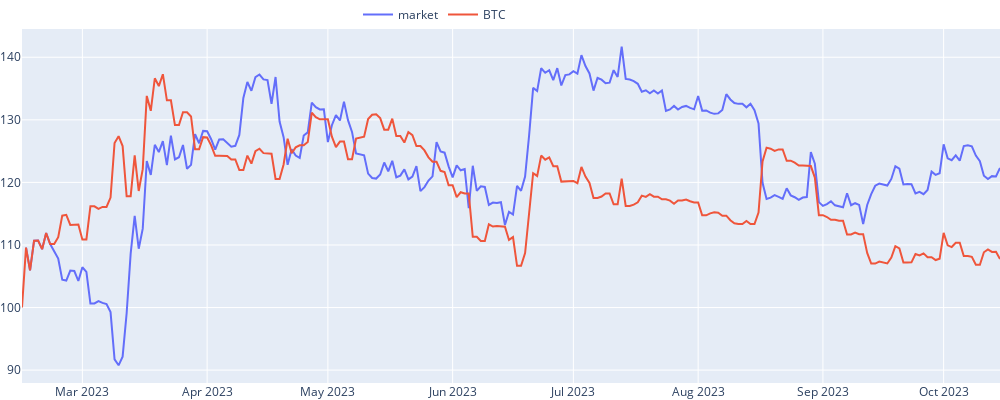
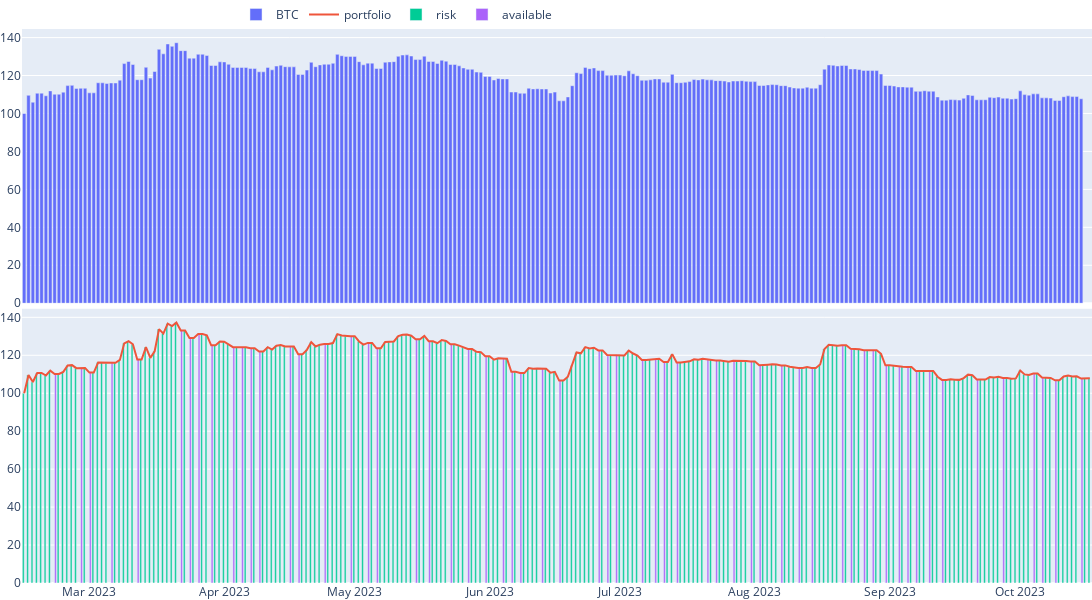
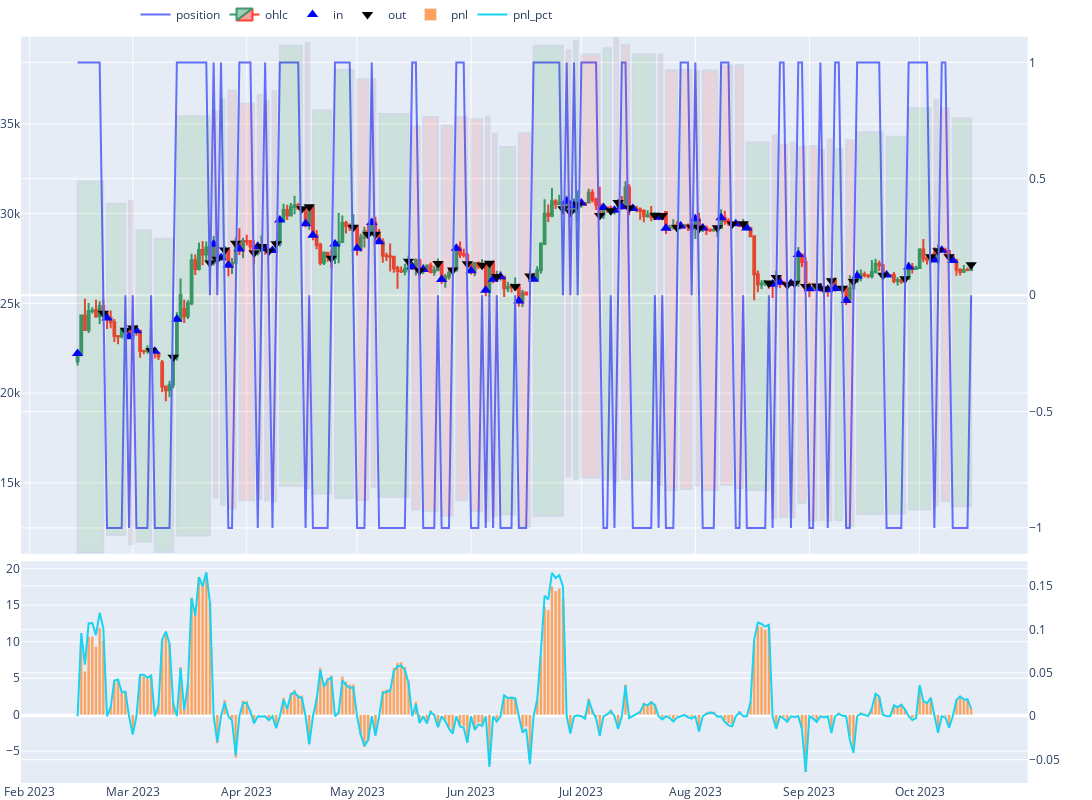
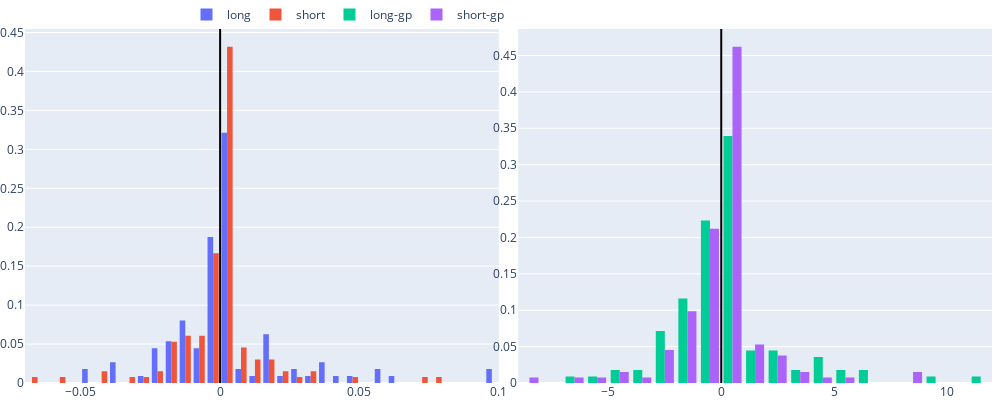

The notebook cell saved with these charts, in order:
### Code cell
agent_1.get_report()

### Figure 1 — Plotly figure (JSON) as saved in the notebook; plotly's stock layout.template omitted (floating-point values rounded to 4 significant figures; data arrays with more than 128 entries replaced by an {"elided": "..."} marker saying what was removed)
{"data": [{"name": "market", "type": "scatter", "x": {"elided": "244 str values"}, "y": {"elided": "244 float values"}}, {"name": "BTC", "type": "scatter", "x": {"elided": "244 str values"}, "y": {"elided": "244 float values"}}], "layout": {"height": 400, "legend": {"orientation": "h", "x": 0.5, "xanchor": "right", "y": 1, "yanchor": "bottom"}, "margin": {"b": 0, "l": 10, "r": 0, "t": 0}, "width": 1000}}

### Figure 2 — Plotly figure (JSON) as saved in the notebook; plotly's stock layout.template omitted (floating-point values rounded to 4 significant figures; data arrays with more than 128 entries replaced by an {"elided": "..."} marker saying what was removed)
{"data": [{"name": "BTC", "type": "bar", "x": {"elided": "244 str values"}, "xaxis": "x", "y": {"elided": "244 float values"}, "yaxis": "y"}, {"name": "portfolio", "type": "scatter", "x": {"elided": "246 str values"}, "xaxis": "x2", "y": {"elided": "246 float values"}, "yaxis": "y2"}, {"name": "risk", "type": "bar", "x": {"elided": "246 str values"}, "xaxis": "x2", "y": {"elided": "246 float values"}, "yaxis": "y2"}, {"name": "available", "type": "bar", "x": {"elided": "246 str values"}, "xaxis": "x2", "y": {"elided": "246 float values"}, "yaxis": "y2"}], "layout": {"height": 600, "legend": {"orientation": "h", "x": 0.5, "xanchor": "right", "y": 1, "yanchor": "bottom"}, "margin": {"b": 0, "l": 10, "r": 0, "t": 0}, "width": 1200, "xaxis": {"anchor": "y", "domain": [0, 1], "matches": "x2", "showticklabels": false}, "xaxis2": {"anchor": "y2", "domain": [0, 1]}, "yaxis": {"anchor": "x", "domain": [0.505, 1]}, "yaxis2": {"anchor": "x2", "domain": [0, 0.495]}}}

### Figure 3 — Plotly figure (JSON) as saved in the notebook; plotly's stock layout.template omitted (floating-point values rounded to 4 significant figures; data arrays with more than 128 entries replaced by an {"elided": "..."} marker saying what was removed)
{"data": [{"name": "position", "type": "scatter", "x": {"elided": "244 str values"}, "xaxis": "x2", "y": {"elided": "244 int values"}, "yaxis": "y4"}, {"close": {"elided": "244 float values"}, "high": {"elided": "244 float values"}, "low": {"elided": "244 float values"}, "name": "ohlc", "open": {"elided": "244 float values"}, "type": "candlestick", "x": {"elided": "244 str values"}, "xaxis": "x2", "yaxis": "y3"}, {"marker": {"color": "blue", "size": 10, "symbol": 5}, "mode": "markers", "name": "in", "type": "scatter", "x": ["2023-02-14T00:00:00", "2023-02-22T00:00:00", "2023-02-28T00:00:00", "2023-03-02T00:00:00", "2023-03-07T00:00:00", "2023-03-13T00:00:00", "2023-03-23T00:00:00", "2023-03-25T00:00:00", "2023-03-27T00:00:00", "2023-03-30T00:00:00", "2023-04-04T00:00:00", "2023-04-06T00:00:00", "2023-04-08T00:00:00", "2023-04-10T00:00:00", "2023-04-17T00:00:00", "2023-04-19T00:00:00", "2023-04-25T00:00:00", "2023-05-01T00:00:00", "2023-05-05T00:00:00", "2023-05-07T00:00:00", "2023-05-16T00:00:00", "2023-05-19T00:00:00", "2023-05-24T00:00:00", "2023-05-28T00:00:00", "2023-06-01T00:00:00", "2023-06-05T00:00:00", "2023-06-07T00:00:00", "2023-06-09T00:00:00", "2023-06-14T00:00:00", "2023-06-18T00:00:00", "2023-06-27T00:00:00", "2023-06-29T00:00:00", "2023-07-01T00:00:00", "2023-07-07T00:00:00", "2023-07-10T00:00:00", "2023-07-12T00:00:00", "2023-07-15T00:00:00", "2023-07-22T00:00:00", "2023-07-24T00:00:00", "2023-07-28T00:00:00", "2023-08-01T00:00:00", "2023-08-03T00:00:00", "2023-08-08T00:00:00", "2023-08-12T00:00:00", "2023-08-15T00:00:00", "2023-08-22T00:00:00", "2023-08-24T00:00:00", "2023-08-27T00:00:00", "2023-08-29T00:00:00", "2023-09-01T00:00:00", "2023-09-04T00:00:00", "2023-09-06T00:00:00", "2023-09-08T00:00:00", "2023-09-11T00:00:00", "2023-09-14T00:00:00", "2023-09-22T00:00:00", "2023-09-28T00:00:00", "2023-10-05T00:00:00", "2023-10-07T00:00:00", "2023-10-10T00:00:00"], "xaxis": "x2", "y": [22200.0, 24180.0, 23140.0, 23470.0, 22320.0, 24110.0, 28300.0, 27530.0, 27120.0, 28030.0, 28170.0, 28030.0, 27940.0, 29640.0, 29430.0, 28800.0, 28300.0, 28070.0, 29510.0, 28430.0, 27030.0, 26880.0, 26330.0, 28065, 26820.0, 25730.0, 26340.0, 26480.0, 25130.0, 26340.0, 30690.0, 30450.0, 30590.0, 30340.0, 30180.0, 30380, 30290.0, 29794, 29180.0, 29310.0, 29710.0, 29190.0, 29770.0, 29430.0, 29200, 26056, 26180.0, 26100.0, 27720.0, 25810.0, 25830.0, 25760.0, 25830.0, 25160.0, 26520.0, 26580.0, 27020.0, 27410.0, 27960.0, 27390.0], "yaxis": "y3"}, {"marker": {"color": "black", "size": 10, "symbol": 6}, "mode": "markers", "name": "out", "type": "scatter", "x": ["2023-02-21T00:00:00", "2023-02-27T00:00:00", "2023-03-01T00:00:00", "2023-03-06T00:00:00", "2023-03-12T00:00:00", "2023-03-22T00:00:00", "2023-03-24T00:00:00", "2023-03-26T00:00:00", "2023-03-29T00:00:00", "2023-04-03T00:00:00", "2023-04-05T00:00:00", "2023-04-07T00:00:00", "2023-04-09T00:00:00", "2023-04-16T00:00:00", "2023-04-18T00:00:00", "2023-04-24T00:00:00", "2023-04-30T00:00:00", "2023-05-04T00:00:00", "2023-05-06T00:00:00", "2023-05-15T00:00:00", "2023-05-18T00:00:00", "2023-05-23T00:00:00", "2023-05-27T00:00:00", "2023-05-31T00:00:00", "2023-06-04T00:00:00", "2023-06-06T00:00:00", "2023-06-08T00:00:00", "2023-06-13T00:00:00", "2023-06-17T00:00:00", "2023-06-26T00:00:00", "2023-06-28T00:00:00", "2023-06-30T00:00:00", "2023-07-06T00:00:00", "2023-07-09T00:00:00", "2023-07-11T00:00:00", "2023-07-14T00:00:00", "2023-07-21T00:00:00", "2023-07-23T00:00:00", "2023-07-27T00:00:00", "2023-07-31T00:00:00", "2023-08-02T00:00:00", "2023-08-07T00:00:00", "2023-08-11T00:00:00", "2023-08-14T00:00:00", "2023-08-21T00:00:00", "2023-08-23T00:00:00", "2023-08-26T00:00:00", "2023-08-28T00:00:00", "2023-08-31T00:00:00", "2023-09-03T00:00:00", "2023-09-05T00:00:00", "2023-09-07T00:00:00", "2023-09-10T00:00:00", "2023-09-13T00:00:00", "2023-09-21T00:00:00", "2023-09-27T00:00:00", "2023-10-04T00:00:00", "2023-10-06T00:00:00", "2023-10-09T00:00:00", "2023-10-15T00:00:00"], "xaxis": "x2", "y": [24450.0, 23500.0, 23630.0, 22360.0, 22000.0, 27250.0, 27450.0, 27970.0, 28350.0, 27800, 28170.0, 27910.0, 28320.0, 30270.0, 30380.0, 27510.0, 29230.0, 28840.0, 28850.0, 27340.0, 26820.0, 27220.0, 26850.0, 27210.0, 27120.0, 27230.0, 26500.0, 25930.0, 26520.0, 30270.0, 30080.0, 30472, 29900.0, 30160.0, 30620.0, 30310.0, 29900.0, 29900.0, 29220.0, 29230.0, 29190.0, 29210.0, 29430.0, 29430.0, 26130.0, 26430.0, 26020.0, 26120, 25940.0, 25970.0, 25790.0, 26255, 25840.0, 26222, 26570.0, 26370.0, 27600.0, 27930.0, 27590.0, 27150.0], "yaxis": "y3"}, {"name": "pnl", "type": "bar", "x": {"elided": "244 str values"}, "xaxis": "x3", "y": {"elided": "244 float values"}, "yaxis": "y5"}, {"name": "pnl_pct", "type": "scatter", "x": {"elided": "244 str values"}, "xaxis": "x3", "y": {"elided": "244 float values"}, "yaxis": "y6"}], "layout": {"height": 800, "legend": {"orientation": "h", "x": 0.5, "xanchor": "right", "y": 1, "yanchor": "bottom"}, "margin": {"b": 0, "l": 10, "r": 0, "t": 0}, "shapes": [{"fillcolor": "green", "opacity": 0.1, "x0": "2023-02-14T00:00:00", "x1": "2023-02-21T00:00:00", "xref": "x2", "y0": 11100.0, "y1": 31790.0, "yref": "y3"}, {"fillcolor": "green", "opacity": 0.1, "x0": "2023-02-22T00:00:00", "x1": "2023-02-27T00:00:00", "xref": "x2", "y0": 12090.0, "y1": 30540.0, "yref": "y3"}, {"fillcolor": "red", "opacity": 0.1, "x0": "2023-02-28T00:00:00", "x1": "2023-03-01T00:00:00", "xref": "x2", "y0": 11570.0, "y1": 30720.0, "yref": "y3"}, {"fillcolor": "green", "opacity": 0.1, "x0": "2023-03-02T00:00:00", "x1": "2023-03-06T00:00:00", "xref": "x2", "y0": 11730.0, "y1": 29070.0, "yref": "y3"}, {"fillcolor": "green", "opacity": 0.1, "x0": "2023-03-07T00:00:00", "x1": "2023-03-12T00:00:00", "xref": "x2", "y0": 11160.0, "y1": 28600.0, "yref": "y3"}, {"fillcolor": "green", "opacity": 0.1, "x0": "2023-03-13T00:00:00", "x1": "2023-03-22T00:00:00", "xref": "x2", "y0": 12060.0, "y1": 35430.0, "yref": "y3"}, {"fillcolor": "red", "opacity": 0.1, "x0": "2023-03-23T00:00:00", "x1": "2023-03-24T00:00:00", "xref": "x2", "y0": 14150.0, "y1": 35690.0, "yref": "y3"}, {"fillcolor": "green", "opacity": 0.1, "x0": "2023-03-25T00:00:00", "x1": "2023-03-26T00:00:00", "xref": "x2", "y0": 13770.0, "y1": 36360.0, "yref": "y3"}, {"fillcolor": "red", "opacity": 0.1, "x0": "2023-03-27T00:00:00", "x1": "2023-03-29T00:00:00", "xref": "x2", "y0": 13560.0, "y1": 36850.0, "yref": "y3"}, {"fillcolor": "red", "opacity": 0.1, "x0": "2023-03-30T00:00:00", "x1": "2023-04-03T00:00:00", "xref": "x2", "y0": 14010.0, "y1": 36140, "yref": "y3"}, {"fillcolor": "red", "opacity": 0.1, "x0": "2023-04-04T00:00:00", "x1": "2023-04-05T00:00:00", "xref": "x2", "y0": 14080.0, "y1": 36620.0, "yref": "y3"}, {"fillcolor": "red", "opacity": 0.1, "x0": "2023-04-06T00:00:00", "x1": "2023-04-07T00:00:00", "xref": "x2", "y0": 14020.0, "y1": 36280.0, "yref": "y3"}, {"fillcolor": "red", "opacity": 0.1, "x0": "2023-04-08T00:00:00", "x1": "2023-04-09T00:00:00", "xref": "x2", "y0": 13970.0, "y1": 36820.0, "yref": "y3"}, {"fillcolor": "green", "opacity": 0.1, "x0": "2023-04-10T00:00:00", "x1": "2023-04-16T00:00:00", "xref": "x2", "y0": 14820.0, "y1": 39350.0, "yref": "y3"}, {"fillcolor": "red", "opacity": 0.1, "x0": "2023-04-17T00:00:00", "x1": "2023-04-18T00:00:00", "xref": "x2", "y0": 14720.0, "y1": 39490.0, "yref": "y3"}, {"fillcolor": "green", "opacity": 0.1, "x0": "2023-04-19T00:00:00", "x1": "2023-04-24T00:00:00", "xref": "x2", "y0": 14400.0, "y1": 35760.0, "yref": "y3"}, {"fillcolor": "green", "opacity": 0.1, "x0": "2023-04-25T00:00:00", "x1": "2023-04-30T00:00:00", "xref": "x2", "y0": 14150.0, "y1": 38000.0, "yref": "y3"}, {"fillcolor": "red", "opacity": 0.1, "x0": "2023-05-01T00:00:00", "x1": "2023-05-04T00:00:00", "xref": "x2", "y0": 14030.0, "y1": 37490.0, "yref": "y3"}, {"fillcolor": "red", "opacity": 0.1, "x0": "2023-05-05T00:00:00", "x1": "2023-05-06T00:00:00", "xref": "x2", "y0": 14750.0, "y1": 37500.0, "yref": "y3"}, {"fillcolor": "green", "opacity": 0.1, "x0": "2023-05-07T00:00:00", "x1": "2023-05-15T00:00:00", "xref": "x2", "y0": 14220.0, "y1": 35550.0, "yref": "y3"}, {"fillcolor": "red", "opacity": 0.1, "x0": "2023-05-16T00:00:00", "x1": "2023-05-18T00:00:00", "xref": "x2", "y0": 13520.0, "y1": 34870.0, "yref": "y3"}, {"fillcolor": "red", "opacity": 0.1, "x0": "2023-05-19T00:00:00", "x1": "2023-05-23T00:00:00", "xref": "x2", "y0": 13440.0, "y1": 35390.0, "yref": "y3"}, {"fillcolor": "red", "opacity": 0.1, "x0": "2023-05-24T00:00:00", "x1": "2023-05-27T00:00:00", "xref": "x2", "y0": 13160.0, "y1": 34910.0, "yref": "y3"}, {"fillcolor": "red", "opacity": 0.1, "x0": "2023-05-28T00:00:00", "x1": "2023-05-31T00:00:00", "xref": "x2", "y0": 14030.0, "y1": 35370.0, "yref": "y3"}, {"fillcolor": "red", "opacity": 0.1, "x0": "2023-06-01T00:00:00", "x1": "2023-06-04T00:00:00", "xref": "x2", "y0": 13410.0, "y1": 35250.0, "yref": "y3"}, {"fillcolor": "red", "opacity": 0.1, "x0": "2023-06-05T00:00:00", "x1": "2023-06-06T00:00:00", "xref": "x2", "y0": 12860.0, "y1": 35400.0, "yref": "y3"}, {"fillcolor": "red", "opacity": 0.1, "x0": "2023-06-07T00:00:00", "x1": "2023-06-08T00:00:00", "xref": "x2", "y0": 13170.0, "y1": 34450.0, "yref": "y3"}, {"fillcolor": "green", "opacity": 0.1, "x0": "2023-06-09T00:00:00", "x1": "2023-06-13T00:00:00", "xref": "x2", "y0": 13240.0, "y1": 33710.0, "yref": "y3"}, {"fillcolor": "red", "opacity": 0.1, "x0": "2023-06-14T00:00:00", "x1": "2023-06-17T00:00:00", "xref": "x2", "y0": 12560.0, "y1": 34470.0, "yref": "y3"}, {"fillcolor": "green", "opacity": 0.1, "x0": "2023-06-18T00:00:00", "x1": "2023-06-26T00:00:00", "xref": "x2", "y0": 13170.0, "y1": 39350.0, "yref": "y3"}, {"fillcolor": "red", "opacity": 0.1, "x0": "2023-06-27T00:00:00", "x1": "2023-06-28T00:00:00", "xref": "x2", "y0": 15350.0, "y1": 39100.0, "yref": "y3"}, {"fillcolor": "green", "opacity": 0.1, "x0": "2023-06-29T00:00:00", "x1": "2023-06-30T00:00:00", "xref": "x2", "y0": 15220.0, "y1": 39610.0, "yref": "y3"}, {"fillcolor": "red", "opacity": 0.1, "x0": "2023-07-01T00:00:00", "x1": "2023-07-06T00:00:00", "xref": "x2", "y0": 15290.0, "y1": 38860.0, "yref": "y3"}, {"fillcolor": "green", "opacity": 0.1, "x0": "2023-07-07T00:00:00", "x1": "2023-07-09T00:00:00", "xref": "x2", "y0": 15170.0, "y1": 39210.0, "yref": "y3"}, {"fillcolor": "red", "opacity": 0.1, "x0": "2023-07-10T00:00:00", "x1": "2023-07-11T00:00:00", "xref": "x2", "y0": 15090.0, "y1": 39810.0, "yref": "y3"}, {"fillcolor": "red", "opacity": 0.1, "x0": "2023-07-12T00:00:00", "x1": "2023-07-14T00:00:00", "xref": "x2", "y0": 15190, "y1": 39410.0, "yref": "y3"}, {"fillcolor": "green", "opacity": 0.1, "x0": "2023-07-15T00:00:00", "x1": "2023-07-21T00:00:00", "xref": "x2", "y0": 15140.0, "y1": 38870.0, "yref": "y3"}, {"fillcolor": "red", "opacity": 0.1, "x0": "2023-07-22T00:00:00", "x1": "2023-07-23T00:00:00", "xref": "x2", "y0": 14897, "y1": 38870.0, "yref": "y3"}, {"fillcolor": "red", "opacity": 0.1, "x0": "2023-07-24T00:00:00", "x1": "2023-07-27T00:00:00", "xref": "x2", "y0": 14590.0, "y1": 37990.0, "yref": "y3"}, {"fillcolor": "red", "opacity": 0.1, "x0": "2023-07-28T00:00:00", "x1": "2023-07-31T00:00:00", "xref": "x2", "y0": 14660.0, "y1": 38000.0, "yref": "y3"}, {"fillcolor": "red", "opacity": 0.1, "x0": "2023-08-01T00:00:00", "x1": "2023-08-02T00:00:00", "xref": "x2", "y0": 14850.0, "y1": 37940.0, "yref": "y3"}, {"fillcolor": "red", "opacity": 0.1, "x0": "2023-08-03T00:00:00", "x1": "2023-08-07T00:00:00", "xref": "x2", "y0": 14600.0, "y1": 37970.0, "yref": "y3"}, {"fillcolor": "red", "opacity": 0.1, "x0": "2023-08-08T00:00:00", "x1": "2023-08-11T00:00:00", "xref": "x2", "y0": 14890.0, "y1": 38250.0, "yref": "y3"}, {"fillcolor": "red", "opacity": 0.1, "x0": "2023-08-12T00:00:00", "x1": "2023-08-14T00:00:00", "xref": "x2", "y0": 14720.0, "y1": 38260.0, "yref": "y3"}, {"fillcolor": "green", "opacity": 0.1, "x0": "2023-08-15T00:00:00", "x1": "2023-08-21T00:00:00", "xref": "x2", "y0": 14600, "y1": 33960.0, "yref": "y3"}, {"fillcolor": "red", "opacity": 0.1, "x0": "2023-08-22T00:00:00", "x1": "2023-08-23T00:00:00", "xref": "x2", "y0": 13028, "y1": 34360.0, "yref": "y3"}, {"fillcolor": "red", "opacity": 0.1, "x0": "2023-08-24T00:00:00", "x1": "2023-08-26T00:00:00", "xref": "x2", "y0": 13090.0, "y1": 33820.0, "yref": "y3"}, {"fillcolor": "red", "opacity": 0.1, "x0": "2023-08-27T00:00:00", "x1": "2023-08-28T00:00:00", "xref": "x2", "y0": 13050.0, "y1": 33956, "yref": "y3"}, {"fillcolor": "red", "opacity": 0.1, "x0": "2023-08-29T00:00:00", "x1": "2023-08-31T00:00:00", "xref": "x2", "y0": 13860.0, "y1": 33720.0, "yref": "y3"}, {"fillcolor": "red", "opacity": 0.1, "x0": "2023-09-01T00:00:00", "x1": "2023-09-03T00:00:00", "xref": "x2", "y0": 12900.0, "y1": 33760.0, "yref": "y3"}, {"fillcolor": "red", "opacity": 0.1, "x0": "2023-09-04T00:00:00", "x1": "2023-09-05T00:00:00", "xref": "x2", "y0": 12910.0, "y1": 33530.0, "yref": "y3"}, {"fillcolor": "red", "opacity": 0.1, "x0": "2023-09-06T00:00:00", "x1": "2023-09-07T00:00:00", "xref": "x2", "y0": 12880.0, "y1": 34130.0, "yref": "y3"}, {"fillcolor": "green", "opacity": 0.1, "x0": "2023-09-08T00:00:00", "x1": "2023-09-10T00:00:00", "xref": "x2", "y0": 12910.0, "y1": 33590.0, "yref": "y3"}, {"fillcolor": "red", "opacity": 0.1, "x0": "2023-09-11T00:00:00", "x1": "2023-09-13T00:00:00", "xref": "x2", "y0": 12580.0, "y1": 34090.0, "yref": "y3"}, {"fillcolor": "green", "opacity": 0.1, "x0": "2023-09-14T00:00:00", "x1": "2023-09-21T00:00:00", "xref": "x2", "y0": 13260.0, "y1": 34540.0, "yref": "y3"}, {"fillcolor": "green", "opacity": 0.1, "x0": "2023-09-22T00:00:00", "x1": "2023-09-27T00:00:00", "xref": "x2", "y0": 13290.0, "y1": 34280.0, "yref": "y3"}, {"fillcolor": "green", "opacity": 0.1, "x0": "2023-09-28T00:00:00", "x1": "2023-10-04T00:00:00", "xref": "x2", "y0": 13510.0, "y1": 35870.0, "yref": "y3"}, {"fillcolor": "red", "opacity": 0.1, "x0": "2023-10-05T00:00:00", "x1": "2023-10-06T00:00:00", "xref": "x2", "y0": 13710.0, "y1": 36310.0, "yref": "y3"}, {"fillcolor": "red", "opacity": 0.1, "x0": "2023-10-07T00:00:00", "x1": "2023-10-09T00:00:00", "xref": "x2", "y0": 13980.0, "y1": 35870.0, "yref": "y3"}, {"fillcolor": "green", "opacity": 0.1, "x0": "2023-10-10T00:00:00", "x1": "2023-10-15T00:00:00", "xref": "x2", "y0": 13700.0, "y1": 35300.0, "yref": "y3"}], "width": 1200, "xaxis": {"anchor": "y", "domain": [0, 0.94], "matches": "x3", "rangeslider": {"visible": false}, "showticklabels": false}, "xaxis2": {"anchor": "y3", "domain": [0, 0.94], "matches": "x3", "rangeslider": {"visible": false}, "showticklabels": false}, "xaxis3": {"anchor": "y5", "domain": [0, 0.94], "rangeslider": {"visible": false}}, "yaxis": {"anchor": "x", "domain": [1, 1]}, "yaxis2": {"anchor": "x", "overlaying": "y", "side": "right"}, "yaxis3": {"anchor": "x2", "domain": [0.304, 0.99]}, "yaxis4": {"anchor": "x2", "overlaying": "y3", "side": "right"}, "yaxis5": {"anchor": "x3", "domain": [0, 0.294]}, "yaxis6": {"anchor": "x3", "overlaying": "y5", "side": "right"}}}

### Figure 4 — Plotly figure (JSON) as saved in the notebook; plotly's stock layout.template omitted (floating-point values rounded to 4 significant figures; data arrays with more than 128 entries replaced by an {"elided": "..."} marker saying what was removed)
{"data": [{"histnorm": "probability", "name": "long", "type": "histogram", "x": [0, 0.09569, -0.03632, 0.0474, 0.0004257, -0.01386, 0.0257, -0.01757, 0, 0.05551, -0.04837, 0.02957, 0.09938, -0.02022, 0.04418, -0.01061, 0.01611, -0.03544, 0, -0.02972, 0, 0.01577, 0, 0.01559, -0.0004506, -0.01002, -0.01327, 0, -0.004548, 0, 0.019, -0.01054, 0.01639, 0.003141, -0.005798, -0.0008209, 0, 0.004046, 0.03737, -0.005691, -0.002871, 9.752e-05, 0, -0.02228, 0, 0.01375, -0.02161, 0, -0.01171, -0.001497, -0.01725, 0, 0.01915, 0.05557, 0.06401, -0.004137, 0.03051, -0.006115, 0.003435, -0.01328, 0, -0.02004, 0, 0.0008109, 0, -0.002888, 0.02153, -0.01274, -0.008556, -0.01992, 0, 0.03536, -0.0376, 0, 0.001322, -0.00245, -0.001666, 0, -0.0175, 0, -0.006329, -0.00424, -0.0009983, 0, -0.002547, -0.003667, 0, -0.01502, -0.04904, 0, -0.001313, 0, 0.002788, -0.002323, 0, 0.002913, -0.001521, -0.001213, 0.00886, 0.01688, -0.003215, -0.021, 0, -0.004235, 0.002058, 0.03812, -0.01843, -0.002518, 0.006268, 0, -0.001417, -0.01169], "xaxis": "x", "yaxis": "y"}, {"histnorm": "probability", "name": "short", "type": "histogram", "x": {"elided": "132 float values"}, "xaxis": "x", "yaxis": "y"}, {"histnorm": "probability", "name": "long-gp", "type": "histogram", "x": [0, 9.569, -3.632, 4.74, 0.04257, -1.386, 2.57, -1.757, 0, 6.539, -5.698, 3.484, 11.71, -2.382, 5.204, -1.25, 1.898, -4.174, 0, -3.956, 0, 2.037, 0, 1.953, -0.05645, -1.255, -1.662, 0, -0.565, 0, 2.317, -1.285, 1.999, 0.3831, -0.7072, -0.1001, 0, 0.5095, 4.706, -0.7168, -0.3616, 0.01228, 0, -2.819, 0, 1.766, -2.776, 0, -1.444, -0.1845, -2.127, 0, 2.043, 5.928, 6.828, -0.4413, 3.254, -0.6523, 0.3664, -1.417, 0, -2.456, 0, 0.09741, 0, -0.3472, 2.589, -1.532, -1.029, -2.395, 0, 4.119, -4.38, 0, 0.1549, -0.2869, -0.1951, 0, -2.044, 0, -0.7258, -0.4863, -0.1145, 0, -0.3145, -0.4527, 0, -1.842, -6.013, 0, -0.1498, 0, 0.3114, -0.2594, 0, 0.3118, -0.1627, -0.1298, 0.9483, 1.807, -0.344, -2.247, 0, -0.4576, 0.2223, 4.119, -1.992, -0.2721, 0.6772, 0, -0.1534, -1.266], "xaxis": "x2", "yaxis": "y2"}, {"histnorm": "probability", "name": "short-gp", "type": "histogram", "x": {"elided": "132 float values"}, "xaxis": "x2", "yaxis": "y2"}], "layout": {"height": 400, "legend": {"orientation": "h", "x": 0.5, "xanchor": "right", "y": 1, "yanchor": "bottom"}, "margin": {"b": 0, "l": 10, "r": 0, "t": 0}, "shapes": [{"line": {"color": "black"}, "type": "line", "x0": 0, "x1": 0, "xref": "x", "y0": 0, "y1": 1, "yref": "y domain"}, {"line": {"color": "black"}, "type": "line", "x0": 0, "x1": 0, "xref": "x2", "y0": 0, "y1": 1, "yref": "y2 domain"}], "width": 1000, "xaxis": {"anchor": "y", "domain": [0, 0.49]}, "xaxis2": {"anchor": "y2", "domain": [0.51, 1]}, "yaxis": {"anchor": "x", "domain": [0, 1]}, "yaxis2": {"anchor": "x2", "domain": [0, 1]}}}
